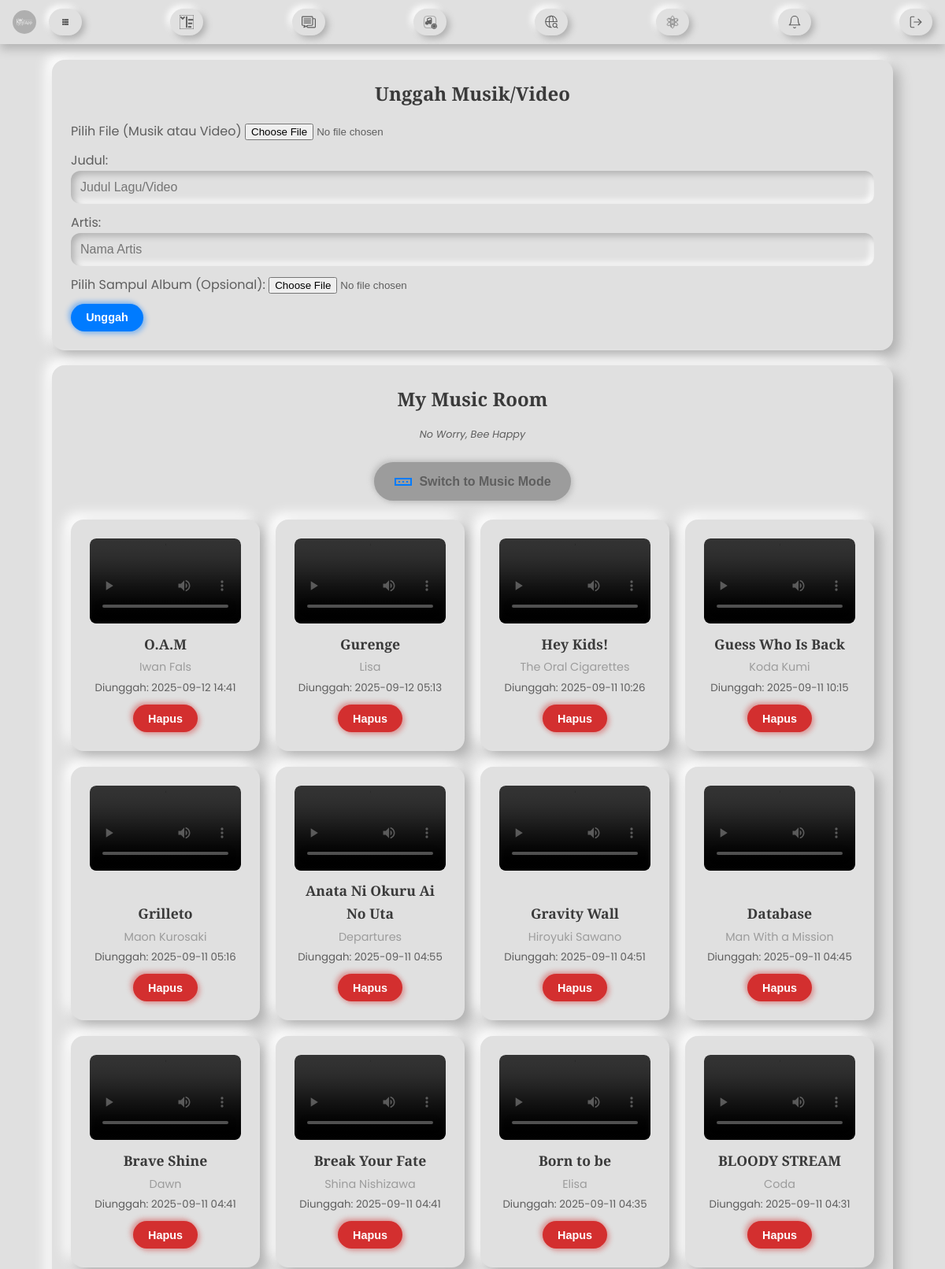
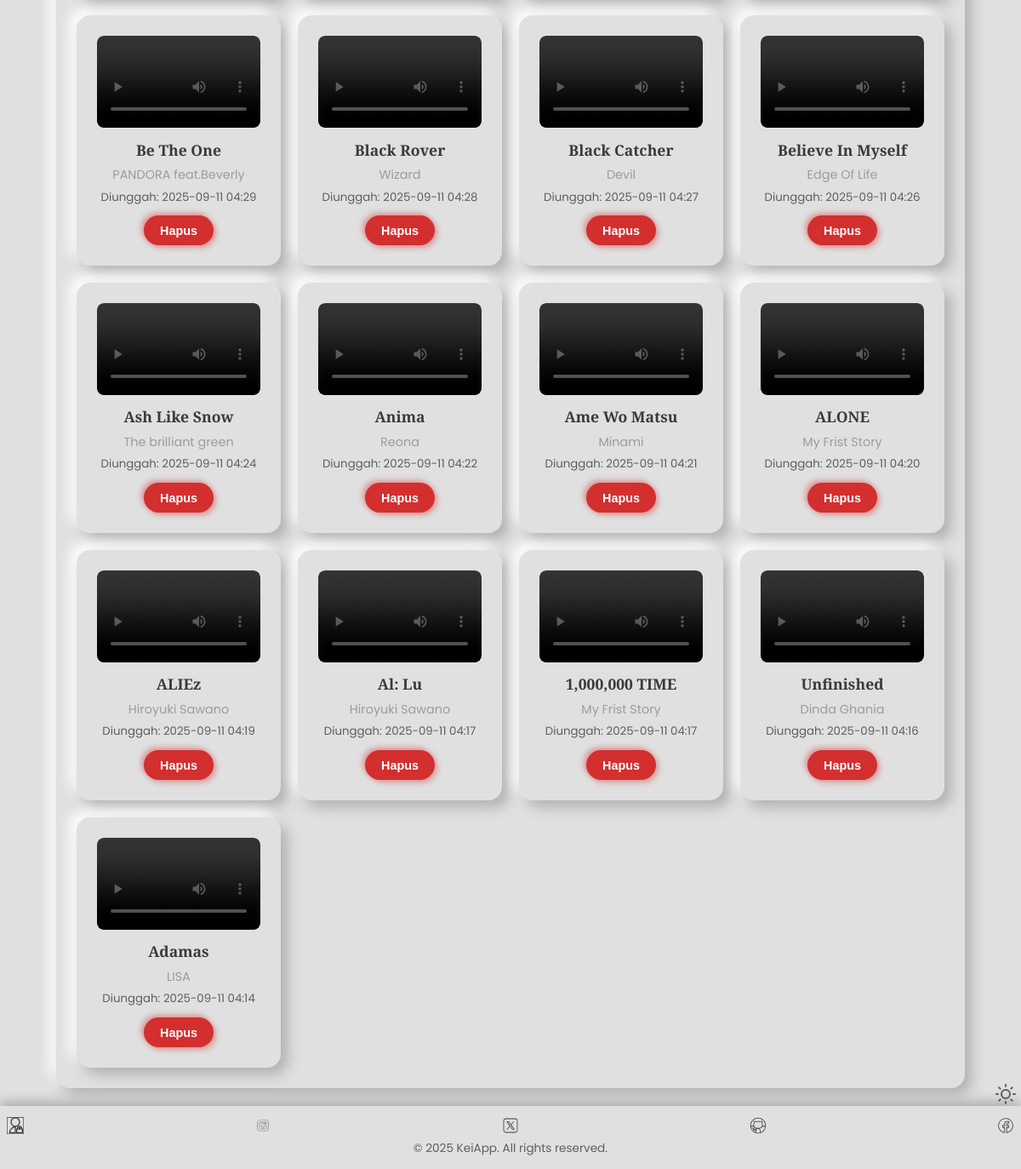
The page /MyMusic (signed in) on the database its author committed (2 pictures, top to bottom).
### kei.py (models this page shows)
class Music(db.Model):
    id = db.Column(db.Integer, primary_key=True)
    title = db.Column(db.String(150), nullable=False)
    artist = db.Column(db.String(100), nullable=False)
    video_url = db.Column(db.String(255), nullable=True)
    video_public_id = db.Column(db.String(100), nullable=True)
    audio_url = db.Column(db.String(255), nullable=True)
    audio_public_id = db.Column(db.String(100), nullable=True)
    album_art_url = db.Column(db.String(255), nullable=True)
    album_art_public_id = db.Column(db.String(100), nullable=True)
    date_uploaded = db.Column(db.DateTime, default=datetime.utcnow)
    user_id = db.Column(db.Integer, db.ForeignKey('user.id'), nullable=False)

### kei.py (the view)
@kei.route('/MyMusic')
@login_required
def music_room():
    music_library = Music.query.filter_by(user_id=current_user.id).order_by(Music.date_uploaded.desc()).all()
    return render_template('music.html', music_library=music_library)

### kei.py (called while the page is built)
@login_manager.user_loader
def load_user(user_id):
    return db.session.get(User, int(user_id))

@kei.context_processor
def inject_notifications():
    if current_user.is_authenticated:
        unread_count = Notifications.query.filter_by(user_id=current_user.id, is_read=False).count()
        return dict(unread_count=unread_count)
    return dict(unread_count=0)

### templates/music.html (shortened to what this page needs)
{% extends "base.html" %}
    {% block content %}
    <div class="container">
       <div class="card music-room-card">
           <h2 class="card-title">Unggah Musik/Video</h2>
           <form action="{{ url_for('upload_music') }}" method="post" enctype="multipart/form-data" class="upload-form">
               <div class="form-group">
                   <label for="file-upload" class="upload-label">Pilih File (Musik atau Video)</label>
                   <input type="file" name="file" id="file-upload" required>
               </div>
               <div class="form-group">
                   <label for="title">Judul:</label>
                   <input type="text" name="title" id="title" placeholder="Judul Lagu/Video" required>
               </div>
               <div class="form-group">
                   <label for="artist">Artis:</label>
                   <input type="text" name="artist" id="artist" placeholder="Nama Artis" required>
               </div>
               <div class="form-group">
                   <label for="album_art_file">Pilih Sampul Album (Opsional):</label>
                   <input type="file" name="album_art_file" id="album_art_file" accept="image/*">
               </div>
               <button type="submit" class="btn btn-primary">Unggah</button>
           </form>
       </div>
       <div class="card music-room-card">
           <h2 class="card-title">My Music Room</h2>
           <p class="music-room-description">No Worry, Bee Happy</p>
           <div class="mode-switcher-container">
               <button id="toggleModeBtn" class="btn btn-secondary mode-toggle-button" data-mode="video">
                   <svg class="video-icon" width="24px" height="24px" viewBox="0 0 24 24" fill="currentColor" xmlns="http://www.w3.org/2000/svg">
                       <path d="M23 7H1V17H23V7ZM21 9V15H3V9H21ZM13 11V13H11V11H13ZM18 11V13H16V11H18ZM8 11V13H6V11H8Z" fill="currentColor"/>
                   </svg>
                   <span class="button-text">Switch to Music Mode</span>
               </button>
           </div>
           <div class="music-grid">
               {% for song in music_library %}
               <div class="music-item">
                   <div class="media-container">
                       <video class="music-player video-player {% if not song.video_url %}no-media{% endif %}" controls preload="metadata" data-src="{{ song.video_url }}" {% if not song.video_url %}disabled{% endif %}>
                           <source src="{{ song.video_url }}" type="video/mp4">
                       </video>
                   </div>
                   <div class="music-details">
                       <h3 class="song-title">{{ song.title }}</h3>
                       <p class="artist-name">{{ song.artist }}</p>
                       <small class="upload-date">Diunggah: {{ song.date_uploaded.strftime('%Y-%m-%d %H:%M') }}</small>
                       {% if current_user == song.user or current_user.is_admin %}
                           <form action="{{ url_for('delete_music', music_id=song.id) }}" method="POST" style="display:inline-block; margin-top: 10px;">
                               <button type="submit" class="btn btn-danger delete-button" onclick="return confirm('Apakah Anda yakin ingin menghapus media ini beserta semua file terkait?')">Hapus</button>
                           </form>
                       {% endif %}
                   </div>
               </div>
               {% endfor %}
           </div>
       </div>
    </div>
{% endblock %}

### templates/base.html (shortened to what this page needs)
<!DOCTYPE html>
<html lang="id" data-theme="light">
<head>
    <link rel="stylesheet" href="{{ url_for('static', filename='css/kei.css') }}">
</head>
<body>
    <header class="main-header">
      <a href="{{ url_for('HomeKei') }}" class="logo"><img src="{{ url_for('static', filename='images/logo.svg') }}"></a>
        <nav class="main-nav">
            <ul>
                {% if current_user.is_authenticated %}
        <li><a href="{{ url_for('todo_list') }}">
	</a></li>
        <li><a href="{{ url_for('manage_categories') }}">
</a></li>
        <li><a href="{{ url_for('inbox') }}">
	</a></li>
        <li><a href="{{ url_for('music_room') }}">
	</a></li>
        <li><a href="{{ url_for('feed') }}">
	</a></li>
        <li><a href="{{ url_for('gallery') }}">
	</a></li>
        <li><a href="{{ url_for('notifications') }}">
        </a></li>
	<li><a href="{{ url_for('logout') }}">
        </a></li>
                {% else %}
                <li><a href="{{ url_for('login') }}">Login</a></li>
                <li><a href="{{ url_for('register') }}">Register</a></li>
                {% endif %}
            </ul>
        </nav>
    </header>
    <gelo class="content">
        {% block content %}{% endblock %}
    </gelo>
    <footer class="main-footer">
	<div class="footer-links">
                {% if current_user.is_admin %}
                <a href="{{ url_for('admin_room') }}">
        </a>
                {% endif %}
	<a href="https://www.instagram.com/akunmu" target="_blank">
            </a>
            <a href="https://twitter.com/akunmu" target="_blank">
            </a>
            <a href="https://github.com/keiji.github.io" target="_blank">
	</a>
            <a href="https://www.facebook.com/share/19inW8duXR/" target="_blank">
	</a></div>
        <p>&copy; 2025 KeiApp. All rights reserved.</p>
    </footer>
    <div class="theme-switch-wrapper">
    <label class="theme-switch" for="checkbox">
        <span class="sun-icon">
                </span>
            </label></div>
</body>
</html>

### rows shown on the page
Music: title "O.A.M", artist "Iwan Fals", date_uploaded "2025-09-12 14:41"
Music: title "Gurenge", artist "Lisa", date_uploaded "2025-09-12 05:13"
Music: title "Hey Kids!", artist "The Oral Cigarettes", date_uploaded "2025-09-11 10:26"
Music: title "Guess Who Is Back", artist "Koda Kumi", date_uploaded "2025-09-11 10:15"
Music: title "Grilleto", artist "Maon Kurosaki", date_uploaded "2025-09-11 05:16"
Music: title "Anata Ni Okuru Ai No Uta", artist "Departures", date_uploaded "2025-09-11 04:55"
Music: title "Gravity Wall", artist "Hiroyuki Sawano", date_uploaded "2025-09-11 04:51"
Music: title "Database", artist "Man With a Mission", date_uploaded "2025-09-11 04:45"
Music: title "Brave Shine", artist "Dawn", date_uploaded "2025-09-11 04:41"
Music: title "Break Your Fate", artist "Shina Nishizawa", date_uploaded "2025-09-11 04:41"
Music: title "Born to be", artist "Elisa", date_uploaded "2025-09-11 04:35"
Music: title "BLOODY STREAM", artist "Coda", date_uploaded "2025-09-11 04:31"
Music: title "Be The One", artist "PANDORA feat.Beverly", date_uploaded "2025-09-11 04:29"
Music: title "Black Rover", artist "Wizard", date_uploaded "2025-09-11 04:28"
Music: title "Black Catcher", artist "Devil", date_uploaded "2025-09-11 04:27"
Music: title "Believe In Myself", artist "Edge Of Life", date_uploaded "2025-09-11 04:26"
Music: title "Ash Like Snow", artist "The brilliant green", date_uploaded "2025-09-11 04:24"
Music: title "Anima", artist "Reona", date_uploaded "2025-09-11 04:22"
Music: title "Ame Wo Matsu", artist "Minami", date_uploaded "2025-09-11 04:21"
Music: title "ALONE", artist "My Frist Story", date_uploaded "2025-09-11 04:20"
Music: title "ALIEz", artist "Hiroyuki Sawano", date_uploaded "2025-09-11 04:19"
Music: title "Al: Lu", artist "Hiroyuki Sawano", date_uploaded "2025-09-11 04:17"
Music: title "1,000,000 TIME", artist "My Frist Story", date_uploaded "2025-09-11 04:17"
Music: title "Unfinished", artist "Dinda Ghania", date_uploaded "2025-09-11 04:16"
Music: title "Adamas", artist "LISA", date_uploaded "2025-09-11 04:14"
